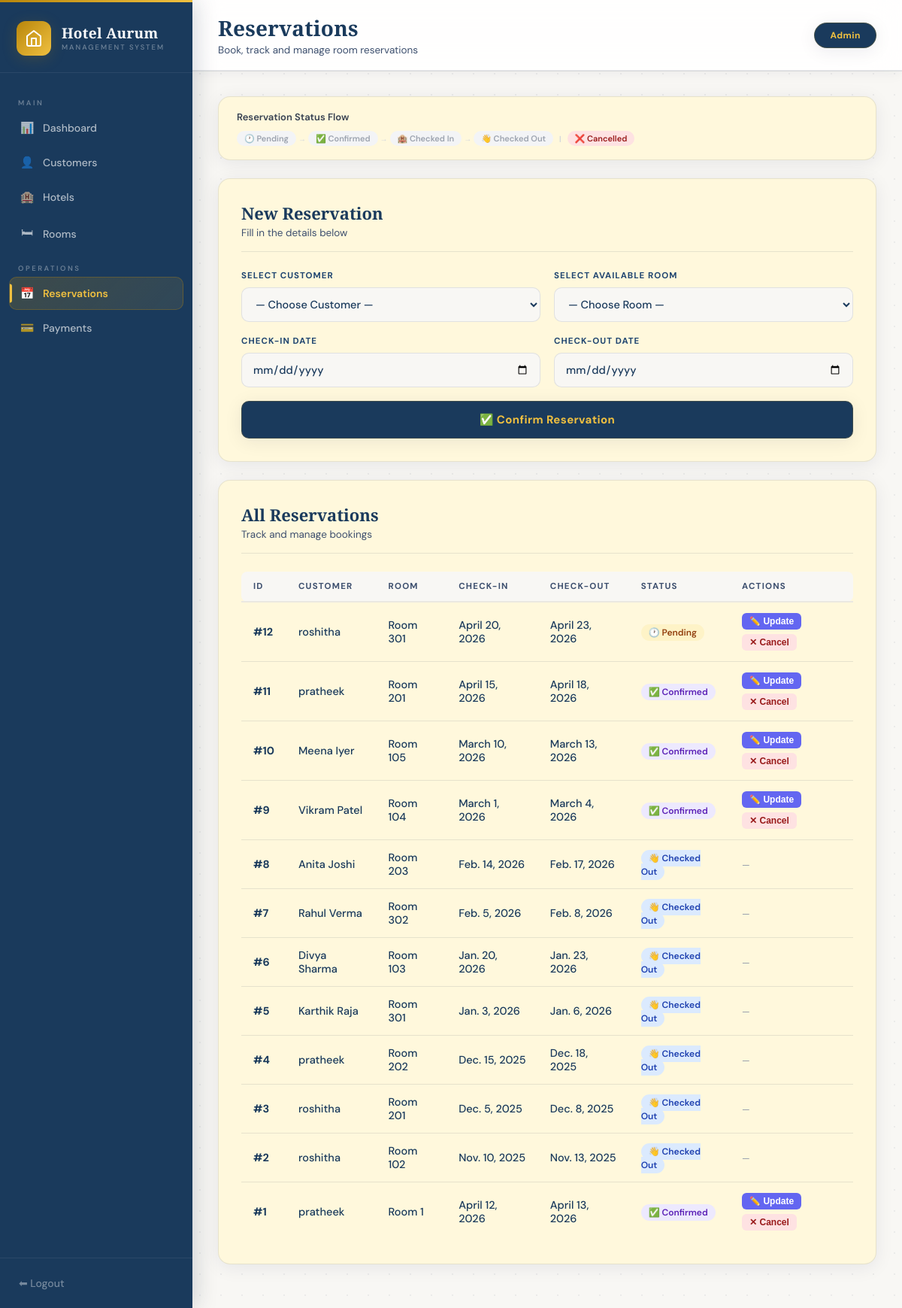
Page /reservation/ (signed in) on the earlier database version.
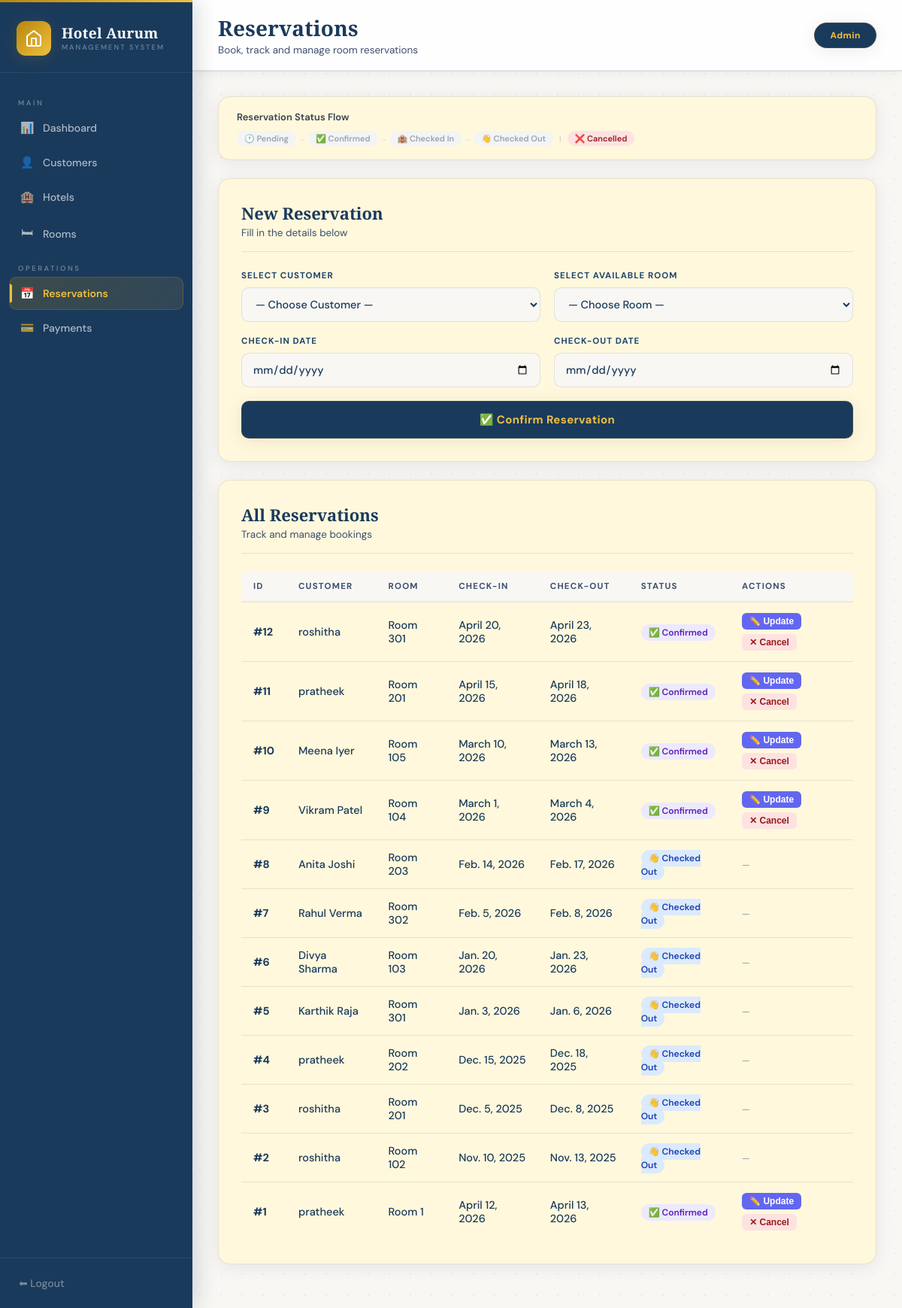
Same page on the later database version.
### hotel_app/views.py (the view)
    def wrapper(request, *args, **kwargs):
        if not request.session.get('logged_in'):
            return redirect('/login/')
        return view_func(request, *args, **kwargs)

### hotel_app/views.py (called while the page is built)
def login_required(view_func):
    def wrapper(request, *args, **kwargs):
        if not request.session.get('logged_in'):
            return redirect('/login/')
        return view_func(request, *args, **kwargs)
    return wrapper

### templates/reservation.html (shortened to what the changed rows need)
{% load static %}
<!DOCTYPE html>
<html lang="en">
<head>
  <link rel="stylesheet" href="{% static 'css/style.css' %}">
</head>
<body>
<div class="layout">
  <aside class="sidebar">
    <div class="sidebar-logo">
      <div class="sidebar-logo-text">
        <h1>Hotel Aurum</h1>
      </div>
    </div>
  </aside>
  <div class="main">
    <div class="page">
      <div class="card">
        {% if data %}
        <table>
          <thead>
            <tr>
              <th>ID</th>
              <th>Customer</th>
              <th>Room</th>
              <th>Check-In</th>
              <th>Check-Out</th>
              <th>Status</th>
              <th>Actions</th>
            </tr>
          </thead>
          <tbody>
            {% for r in data %}
            <tr>
              <td>#{{ r.Reservation_ID }}</td>
              <td>{{ r.customer_name }}</td>
              <td>Room {{ r.Room_ID }}</td>
              <td>{{ r.Check_In_Date }}</td>
              <td>{{ r.Check_Out_Date }}</td>
              <td>
                {% if r.Status == 'Pending' %}
                  <span class="badge-pending">🕐 Pending</span>
                {% elif r.Status == 'Confirmed' %}
                  <span class="badge-confirmed">✅ Confirmed</span>
                {% elif r.Status == 'Checked In' %}
                  <span class="badge-checkedin">🏨 Checked In</span>
                {% elif r.Status == 'Checked Out' %}
                  <span class="badge-checkedout">👋 Checked Out</span>
                {% elif r.Status == 'Cancelled' %}
                  <span class="badge-cancelled">❌ Cancelled</span>
                {% else %}
                  <span>{{ r.Status }}</span>
                {% endif %}
              </td>
              <td>
                {% if r.Status != 'Cancelled' and r.Status != 'Checked Out' %}
                <div class="action-btns">
                  <button class="btn-sm btn-update"
                    onclick="openStatusModal({{ r.Reservation_ID }}, '{{ r.Status }}')">
                    ✏️ Update
                  </button>
                  <button class="btn-sm btn-cancel"
                    onclick="openCancelModal({{ r.Reservation_ID }})">
                    ✕ Cancel
                  </button>
                </div>
                {% else %}
                  <span style="color:#9ca3af;font-size:12px;">—</span>
                {% endif %}
              </td>
            </tr>
            {% endfor %}
          </tbody>
        </table>
        {% else %}
        <p class="empty-msg">No reservations yet.</p>
        {% endif %}
      </div>
    </div>
  </div>
</div>
</body>
</html>

Differences in the rows shown:
changed Reservation "April 20, 2026": Status "Pending" → "Confirmed" (drawn)
Other differences:
list line gone: "🕐 Pending"
new list line: "✅ Confirmed"
